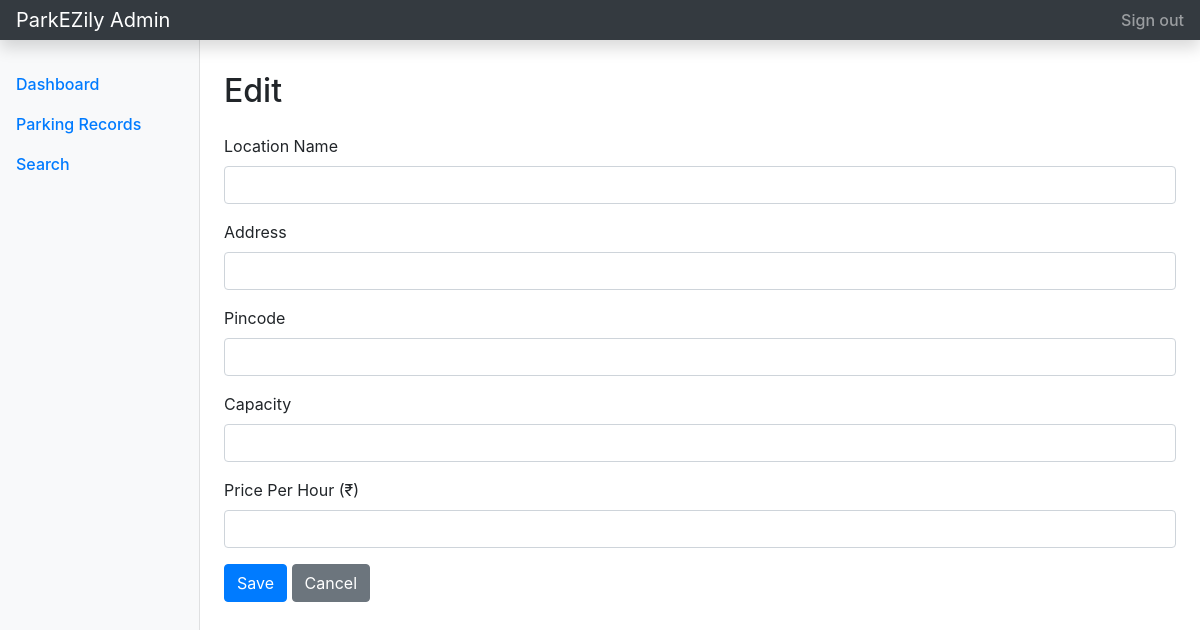
Before: /admin/lot/update/3 (signed in) with the older database file.
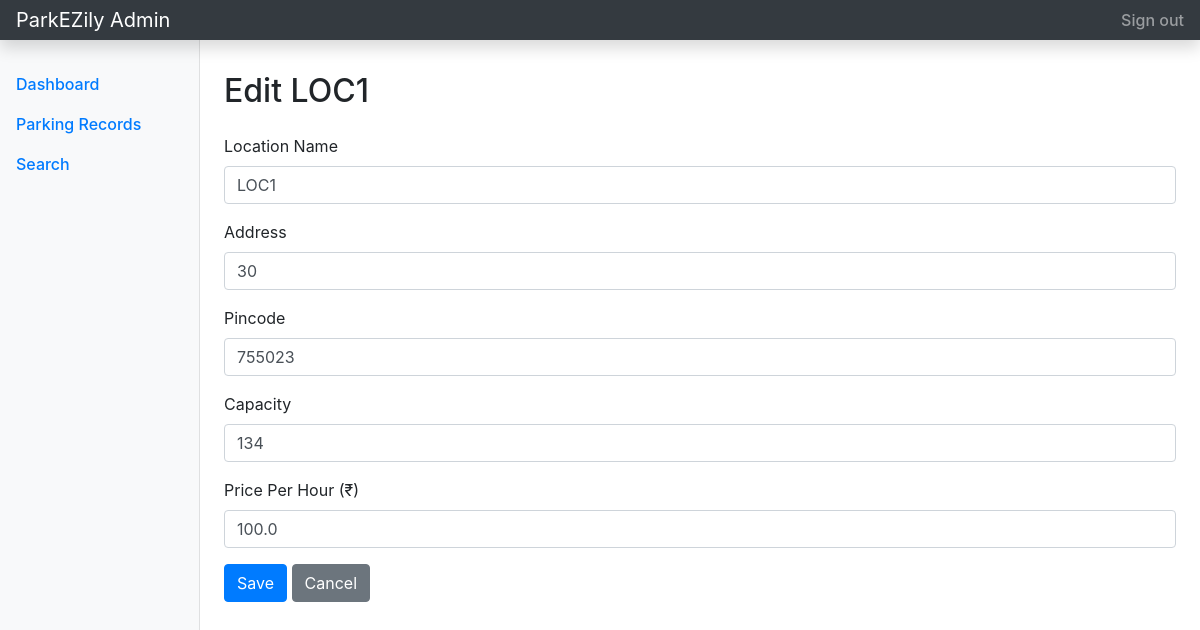
After: the same page with the newer database file.
### tables this page shows
CREATE TABLE parking_lot (
        id INTEGER PRIMARY KEY AUTOINCREMENT,
        location_name TEXT NOT NULL,
        address TEXT NOT NULL,
        price_per_hour REAL NOT NULL,
        pin_code TEXT NOT NULL,
        max_spots INTEGER NOT NULL
    );

### controllers/admin.py (the view, shortened to what this page needs)
@adm_bp.route('/admin/lot/update/<int:lot_id>', methods=['GET', 'POST'])
@login_req
def update_lot(lot_id):
    db = get_db()
    lot = db.execute('SELECT * FROM parking_lot WHERE id = ?', (lot_id,)).fetchone()
    db.close()
    return render_template('admin/edit_lot.html', lot=lot)

### controllers/admin.py (called while the page is built)
def get_db():
    db = sqlite3.connect(DB_FILE)
    db.row_factory = sqlite3.Row
    return db

def login_req(f):
    @wraps(f)
    def wrapper(*args, **kwargs):
        if 'user_role' not in session or session['user_role'] != 'admin':
            flash('Admin access is required for this page.', 'danger')
            return redirect(url_for('auth.login')) # CHANGE THIS LINE
        return f(*args, **kwargs)
    return wrapper

### templates/admin/edit_lot.html (shortened to what this page needs)
{% extends 'admin/admin_base.html' %}
{% block admin_main %}
<h1 class="h2">Edit {{ lot.location_name }}</h1>
<form method="POST" class="mt-4">
    <div class="form-group"><label>Location Name</label><input type="text" name="name" class="form-control" value="{{ lot.location_name }}" required pattern="^(?=.*[a-zA-Z]{3,})[a-zA-Z0-9\s]+$" title="Must contain at least 3 letters and can include numbers."></div>
    <div class="form-group"><label>Address</label><input type="text" name="addr" class="form-control" value="{{ lot.address }}" required pattern="^(?=.*[a-zA-Z]{3,})[a-zA-Z0-9\s,\-]+$" title="Must contain at least 3 letters and can include numbers."></div>
    <div class="form-group"><label>Pincode</label><input type="text" name="pin" class="form-control" value="{{ lot.pin_code }}" required pattern="[0-9]{6}" title="Pincode must be exactly 6 digits."></div>
    <div class="form-group"><label>Capacity</label><input type="number" name="cap" class="form-control" value="{{ lot.max_spots }}" required min="1"></div>
    <div class="form-group"><label>Price Per Hour (₹)</label><input type="number" name="cost" class="form-control" value="{{ lot.price_per_hour }}" required step="0.01" min="0"></div>
    <button type="submit" class="btn btn-primary">Save</button>
    <a href="{{ url_for('admin.dashboard') }}" class="btn btn-secondary">Cancel</a>
</form>
{% endblock %}

Changed rows visible on the page:
added parking_lot: location_name "LOC1", name "LOC1", addr "30", pin "755023", cap "134", cost "100.0"
